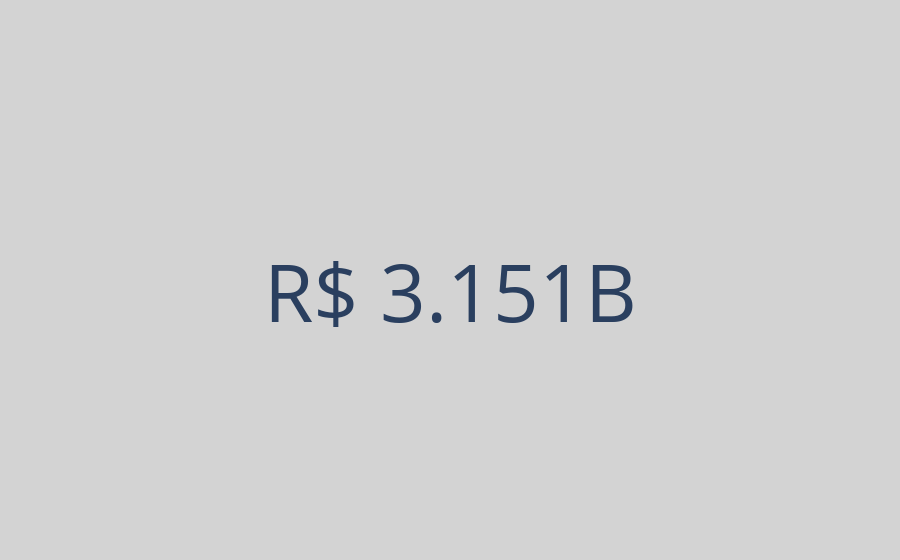

Source (notebook cell):
### Markdown cell above
### Total do valor empenhado em 2022 pela Prefeitura de João Pessoa

### Code cell
# Gráfico tipo KPI
valor_total = df["valor_empenhado"].sum()

fig = go.Figure(go.Indicator(
    mode = "number",
    value = valor_total,
    number = {'prefix': "R$ "},
    domain = {'x': [0, 1], 'y': [0, 1]}))

fig.update_layout(paper_bgcolor = "lightgray")
fig.show()

### Figure 1 — Plotly figure (JSON) as saved in the notebook; plotly's stock layout.template omitted (floating-point values rounded to 4 significant figures)
{"data": [{"domain": {"x": [0, 1], "y": [0, 1]}, "mode": "number", "number": {"prefix": "R$ "}, "type": "indicator", "value": 3151000000.0}], "layout": {"paper_bgcolor": "lightgray"}}
